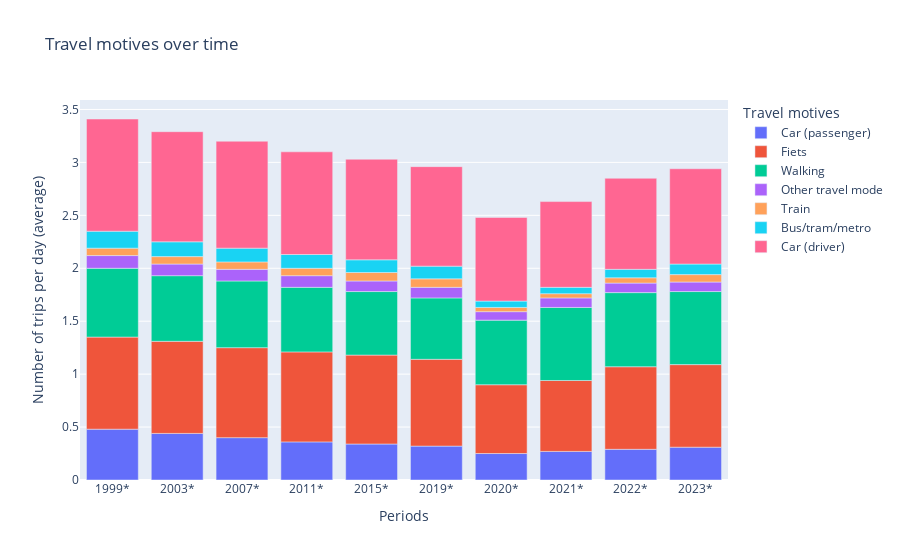

The cell this chart's notebook holds for it:
### Code cell
df_mod = df_mod.sort_values(['Ritten per persoon per dag (gemiddeld) (aantal)'], ascending=True)
df_mod = df_mod.sort_values(['Perioden'], ascending=True)
df_mod_total = df_mod[
    (df_mod['Geslacht'] == "Totaal mannen en vrouwen") &
    (df_mod["Leeftijd"] == "Totaal") &
    (df_mod["Vervoerwijzen"] != "Totaal")&
    (df_mod["Reismotieven"] == "Totaal")]

df_mod_total['Reismotieven'] = df_mod_total['Vervoerwijzen'].replace({
    "Auto (bestuurder)": "Car (driver)",
    "Overige vervoerwijze": "Other travel mode",
    "Auto (passagier)": "Car (passenger)",
    "Trein": "Train",
    "Lopen": "Walking"})

fig = px.bar(df_mod_total,
        x="Perioden",
        y="Ritten per persoon per dag (gemiddeld) (aantal)",
        color="Reismotieven",
        title= "Travel motives over time",
        labels= {"Perioden": "Periods", "Ritten per persoon per dag (gemiddeld) (aantal)": "Number of trips per day (average)", "Reismotieven": "Travel motives"})
fig.update_yaxes(type='linear')
fig.show()

### Figure 1 — Plotly figure (JSON) as saved in the notebook; plotly's stock layout.template omitted (floating-point values rounded to 4 significant figures)
{"data": [{"alignmentgroup": "True", "hovertemplate": "Travel motives=Car (passenger)<br>Periods=%{x}<br>Number of trips per day (average)=%{y}<extra></extra>", "legendgroup": "Car (passenger)", "marker": {"color": "#636efa", "pattern": {"shape": ""}}, "name": "Car (passenger)", "offsetgroup": "Car (passenger)", "orientation": "v", "showlegend": true, "textposition": "auto", "type": "bar", "x": ["1999*", "2003*", "2007*", "2011*", "2015*", "2019*", "2020*", "2021*", "2022*", "2023*"], "xaxis": "x", "y": ["    0.48", "    0.44", "    0.40", "    0.36", "    0.34", "    0.32", "    0.25", "    0.27", "    0.29", "    0.31"], "yaxis": "y"}, {"alignmentgroup": "True", "hovertemplate": "Travel motives=Fiets<br>Periods=%{x}<br>Number of trips per day (average)=%{y}<extra></extra>", "legendgroup": "Fiets", "marker": {"color": "#EF553B", "pattern": {"shape": ""}}, "name": "Fiets", "offsetgroup": "Fiets", "orientation": "v", "showlegend": true, "textposition": "auto", "type": "bar", "x": ["1999*", "2003*", "2007*", "2011*", "2015*", "2019*", "2020*", "2021*", "2022*", "2023*"], "xaxis": "x", "y": ["    0.87", "    0.87", "    0.85", "    0.85", "    0.84", "    0.82", "    0.65", "    0.67", "    0.78", "    0.78"], "yaxis": "y"}, {"alignmentgroup": "True", "hovertemplate": "Travel motives=Walking<br>Periods=%{x}<br>Number of trips per day (average)=%{y}<extra></extra>", "legendgroup": "Walking", "marker": {"color": "#00cc96", "pattern": {"shape": ""}}, "name": "Walking", "offsetgroup": "Walking", "orientation": "v", "showlegend": true, "textposition": "auto", "type": "bar", "x": ["1999*", "2003*", "2007*", "2011*", "2015*", "2019*", "2020*", "2021*", "2022*", "2023*"], "xaxis": "x", "y": ["    0.65", "    0.62", "    0.63", "    0.61", "    0.60", "    0.58", "    0.61", "    0.69", "    0.70", "    0.69"], "yaxis": "y"}, {"alignmentgroup": "True", "hovertemplate": "Travel motives=Other travel mode<br>Periods=%{x}<br>Number of trips per day (average)=%{y}<extra></extra>", "legendgroup": "Other travel mode", "marker": {"color": "#ab63fa", "pattern": {"shape": ""}}, "name": "Other travel mode", "offsetgroup": "Other travel mode", "orientation": "v", "showlegend": true, "textposition": "auto", "type": "bar", "x": ["1999*", "2003*", "2007*", "2011*", "2015*", "2019*", "2020*", "2021*", "2022*", "2023*"], "xaxis": "x", "y": ["    0.12", "    0.11", "    0.11", "    0.11", "    0.10", "    0.10", "    0.08", "    0.09", "    0.09", "    0.09"], "yaxis": "y"}, {"alignmentgroup": "True", "hovertemplate": "Travel motives=Train<br>Periods=%{x}<br>Number of trips per day (average)=%{y}<extra></extra>", "legendgroup": "Train", "marker": {"color": "#FFA15A", "pattern": {"shape": ""}}, "name": "Train", "offsetgroup": "Train", "orientation": "v", "showlegend": true, "textposition": "auto", "type": "bar", "x": ["1999*", "2003*", "2007*", "2011*", "2015*", "2019*", "2020*", "2021*", "2022*", "2023*"], "xaxis": "x", "y": ["    0.07", "    0.07", "    0.07", "    0.07", "    0.08", "    0.08", "    0.04", "    0.04", "    0.05", "    0.07"], "yaxis": "y"}, {"alignmentgroup": "True", "hovertemplate": "Travel motives=Bus/tram/metro<br>Periods=%{x}<br>Number of trips per day (average)=%{y}<extra></extra>", "legendgroup": "Bus/tram/metro", "marker": {"color": "#19d3f3", "pattern": {"shape": ""}}, "name": "Bus/tram/metro", "offsetgroup": "Bus/tram/metro", "orientation": "v", "showlegend": true, "textposition": "auto", "type": "bar", "x": ["1999*", "2003*", "2007*", "2011*", "2015*", "2019*", "2020*", "2021*", "2022*", "2023*"], "xaxis": "x", "y": ["    0.16", "    0.14", "    0.13", "    0.13", "    0.12", "    0.12", "    0.06", "    0.06", "    0.08", "    0.10"], "yaxis": "y"}, {"alignmentgroup": "True", "hovertemplate": "Travel motives=Car (driver)<br>Periods=%{x}<br>Number of trips per day (average)=%{y}<extra></extra>", "legendgroup": "Car (driver)", "marker": {"color": "#FF6692", "pattern": {"shape": ""}}, "name": "Car (driver)", "offsetgroup": "Car (driver)", "orientation": "v", "showlegend": true, "textposition": "auto", "type": "bar", "x": ["1999*", "2003*", "2007*", "2011*", "2015*", "2019*", "2020*", "2021*", "2022*", "2023*"], "xaxis": "x", "y": ["    1.06", "    1.04", "    1.01", "    0.97", "    0.95", "    0.94", "    0.79", "    0.81", "    0.86", "    0.90"], "yaxis": "y"}], "layout": {"barmode": "relative", "legend": {"title": {"text": "Travel motives"}, "tracegroupgap": 0}, "title": {"text": "Travel motives over time"}, "xaxis": {"anchor": "y", "domain": [0, 1], "title": {"text": "Periods"}}, "yaxis": {"anchor": "x", "domain": [0, 1], "title": {"text": "Number of trips per day (average)"}, "type": "linear"}}}
